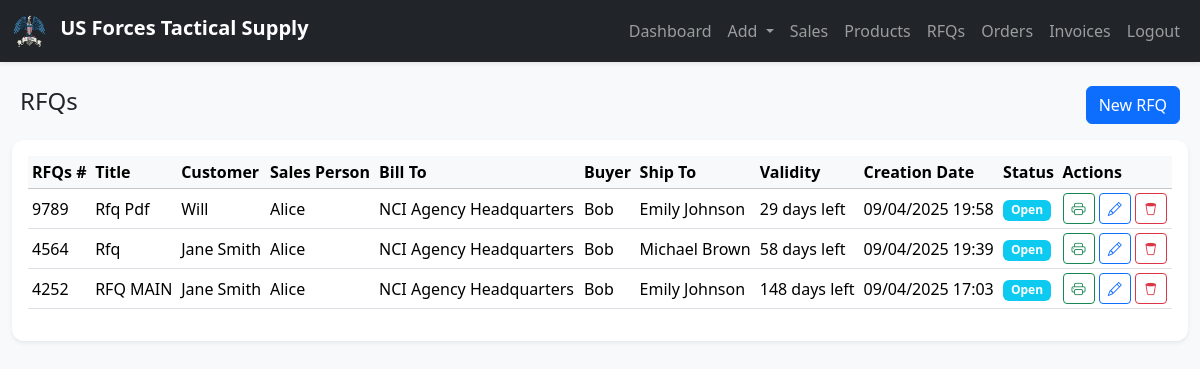
/modules/rfqs.php (signed in), run on the app's committed database.
### tables this page shows
CREATE TABLE `rfqs` (
  `id` int(11) NOT NULL,
  `code` varchar(20) DEFAULT NULL,
  `rfq_number` varchar(50) DEFAULT NULL,
  `rfq_title` varchar(150) DEFAULT NULL,
  `quote_date` date DEFAULT NULL,
  `validity` varchar(50) DEFAULT '5 Months',
  `lead_time` int(11) DEFAULT 0,
  `shipping` decimal(12,2) NOT NULL,
  `customer_id` int(11) DEFAULT NULL,
  `salesPerson_id` int(11) DEFAULT NULL,
  `billTo_id` int(11) DEFAULT NULL,
  `buyer_id` int(11) DEFAULT NULL,
  `shipTo_id` int(11) DEFAULT NULL,
  `status` enum('Open','Won','Lost') DEFAULT 'Open',
  `created_at` timestamp NOT NULL DEFAULT current_timestamp()
);

CREATE TABLE `customers` (
  `id` int(11) NOT NULL,
  `code` varchar(20) DEFAULT NULL,
  `name` varchar(100) NOT NULL,
  `title` varchar(150) DEFAULT NULL,
  `email` varchar(100) DEFAULT NULL,
  `phone` varchar(50) DEFAULT NULL,
  `address` text DEFAULT NULL,
  `created_at` timestamp NOT NULL DEFAULT current_timestamp()
);

CREATE TABLE `salesperson` (
  `id` int(11) NOT NULL,
  `code` varchar(20) DEFAULT NULL,
  `name` varchar(100) NOT NULL,
  `title` varchar(100) DEFAULT NULL,
  `email` varchar(100) DEFAULT NULL,
  `phone` varchar(50) DEFAULT NULL,
  `signature` varchar(255) DEFAULT NULL,
  `created_at` timestamp NOT NULL DEFAULT current_timestamp()
);

CREATE TABLE `billto` (
  `id` int(11) NOT NULL,
  `code` varchar(20) DEFAULT NULL,
  `title` varchar(150) NOT NULL,
  `address` text NOT NULL,
  `created_at` timestamp NOT NULL DEFAULT current_timestamp()
);

CREATE TABLE `buyer` (
  `id` int(11) NOT NULL,
  `code` varchar(20) DEFAULT NULL,
  `name` varchar(100) NOT NULL,
  `email` varchar(100) DEFAULT NULL,
  `phone` varchar(50) DEFAULT NULL,
  `address` text DEFAULT NULL,
  `created_at` timestamp NOT NULL DEFAULT current_timestamp()
);

CREATE TABLE `shipto` (
  `id` int(11) NOT NULL,
  `code` varchar(20) DEFAULT NULL,
  `name` varchar(100) NOT NULL,
  `company` varchar(150) DEFAULT NULL,
  `email` varchar(100) DEFAULT NULL,
  `phone` varchar(50) DEFAULT NULL,
  `address` text DEFAULT NULL,
  `created_at` timestamp NOT NULL DEFAULT current_timestamp()
);

### modules/rfqs.php (the view, shortened to what this page needs)
<?php
include("../includes/auth.php");
include("../templates/header.php");
include("../templates/navbar.php");
$rfqs = mysqli_query($conn, "SELECT r.*, c.name AS customer, sp.name AS salesPerson, bt.title AS billTo, b.name AS buyer, st.name AS shipTo
                             FROM rfqs AS r
                             JOIN customers c ON r.customer_id=c.id
                             JOIN salesperson sp ON r.salesPerson_id=sp.id
                             JOIN billto bt ON r.billTo_id=bt.id
                             JOIN buyer b ON r.buyer_id=b.id
                             JOIN shipto st ON r.shipTo_id=st.id
                             ORDER BY r.id DESC");
?>
<div class="container-fluid mt-4">
    <div class="d-flex justify-content-between align-items-center mb-3 px-2">
        <h4>RFQs</h4>
        <div>
            <a href="add-rfq.php" class="btn btn-primary">New RFQ</a>
        </div>
    </div>
    <div class="card shadow-sm border-0">
        <div class="card-body">
            <div class="table-responsive">
                <table class="table table-sm table-hover align-middle">
                    <thead class="table-light">
                        <tr>
                            <th>RFQs #</th>
                            <th>Title</th>
                            <th>Customer</th>
                            <th>Sales Person</th>
                            <th>Bill To</th>
                            <th>Buyer</th>
                            <th>Ship To</th>
                            <th>Validity</th>
                            <th>Creation Date</th>
                            <th>Status</th>
                            <th>Actions</th>
                        </tr>
                    </thead>
                    <tbody>
                        <?php while ($r = mysqli_fetch_assoc($rfqs)) { ?>
                            <tr>
                                <td><?= htmlspecialchars($r['rfq_number']) ?></td>
                                <td><?= htmlspecialchars($r['rfq_title']) ?></td>
                                <td><?= htmlspecialchars($r['customer']) ?></td>
                                <td><?= htmlspecialchars($r['salesPerson']) ?></td>
                                <td><?= htmlspecialchars($r['billTo']) ?></td>
                                <td><?= htmlspecialchars($r['buyer']) ?></td>
                                <td><?= htmlspecialchars($r['shipTo']) ?></td>
                                <td>
                                    <?php
                                    $quoteDate = new DateTime($r['quote_date']);
                                    $validityStr = strtolower(trim($r['validity']));
                                    $validityInterval = null;
                                    if (strpos($validityStr, 'month') !== false) {
                                        $months = (int) filter_var($validityStr, FILTER_SANITIZE_NUMBER_INT);
                                        $validityInterval = new DateInterval("P{$months}M");
                                    } elseif (strpos($validityStr, 'day') !== false) {
                                        $days = (int) filter_var($validityStr, FILTER_SANITIZE_NUMBER_INT);
                                        $validityInterval = new DateInterval("P{$days}D");
                                    }
                                    if ($validityInterval) {
                                        $expiryDate = (clone $quoteDate)->add($validityInterval);
                                        $today = new DateTime();
                                        $daysLeft = $today->diff($expiryDate)->days;
                                        if ($today > $expiryDate) {
                                            echo "<span class='text-danger'>Expired</span>";
                                        } else {
                                            echo $daysLeft . " days left";
                                        }
                                    } else {
                                        echo "N/A";
                                    }
                                    ?>
                                </td>
                                <td><?= date("m/d/Y H:i", strtotime($r['created_at'])) ?></td>
                                <td>
                                    <span class="badge bg-info"><?= $r['status'] ?></span>
                                </td>
                                <td>
                                    <a href="#" onclick="window.location='rfq-pdf.php?id=<?= $r['id'] ?>'" title="Print" class="btn btn-sm btn-outline-success">
                                        <i class="bi bi-printer"></i>
                                    </a>
                                    <a href="#" onclick="window.location='rfq_edit.php?id=<?= $r['id'] ?>'" title="Edit"
                                        class="btn btn-sm btn-outline-primary">
                                        <i class="bi bi-pencil"></i>
                                    </a>
                                    <a href="?delete=<?= $r['id'] ?>" title="Delete" class="btn btn-sm btn-outline-danger"
                                        onclick="return confirm('Delete this Qoutation?');">
                                        <i class="bi bi-trash2"></i>
                                    </a>
                                </td>
                            </tr>
                        <?php } ?>
                    </tbody>
                </table>
            </div>
        </div>
    </div>
</div>
<?php include("../templates/footer.php"); ?>

### assets/style.css (style rules this page uses)
body { font-family: 'Segoe UI', Tahoma, sans-serif; }
.card { border-radius: 12px; }

### data on the page
rfqs: rfq_number "9789", rfq_title "Rfq Pdf", customer.name "Will", salesPerson.name "Alice", billTo.title "NCI Agency Headquarters", buyer.name "Bob", shipTo.name "Emily Johnson", created_at "09/04/2025 19:58", status "Open"
rfqs: rfq_number "4564", rfq_title "Rfq", customer.name "Jane Smith", salesPerson.name "Alice", billTo.title "NCI Agency Headquarters", buyer.name "Bob", shipTo.name "Michael Brown", created_at "09/04/2025 19:39", status "Open"
rfqs: rfq_number "4252", rfq_title "RFQ MAIN", customer.name "Jane Smith", salesPerson.name "Alice", billTo.title "NCI Agency Headquarters", buyer.name "Bob", shipTo.name "Emily Johnson", created_at "09/04/2025 17:03", status "Open"
